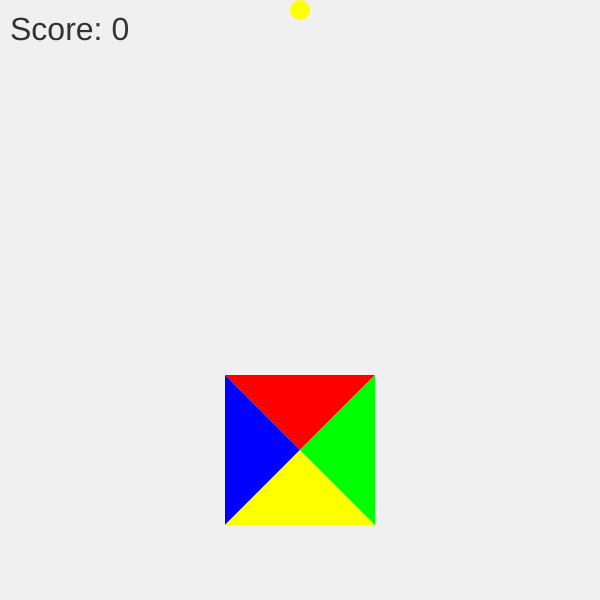
Frame 1 (no input)
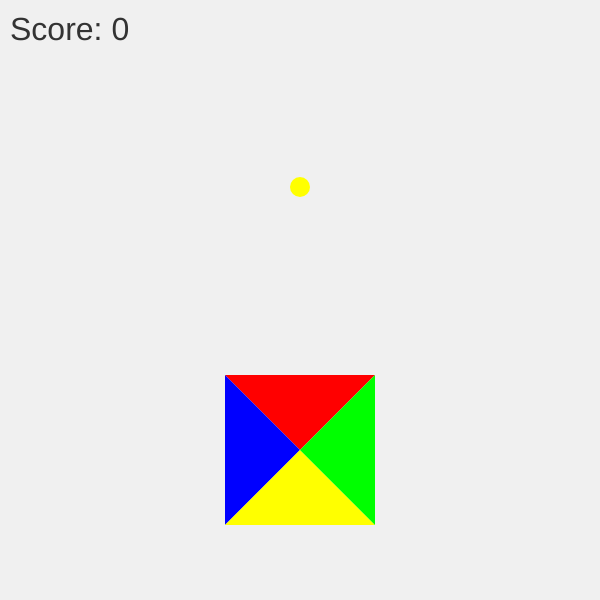
Frame 60 (no input)
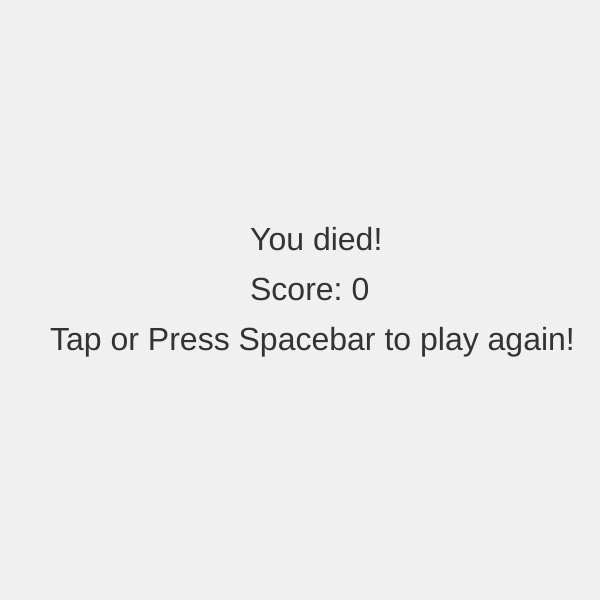
Frame 120 (the mouse pressed at the canvas centre since frame 60)

The p5.js sketch that drew these frames (run headless with seeded random() and noise() and a simulated clock; from frame 60 on, the mouse is pressed at the canvas centre):

// p5.js sketch
// ── sketch.js
let tri,ball,score,cnv;
let isDead = false;

function centerCanvas()
{
	let x = (windowWidth - width) / 2;
	let y = (windowHeight - height) / 2;
	cnv.position(x,y);
}

function windowResized()
{
	centerCanvas();
}

function setup()
{
	cnv = createCanvas(600,600);
	centerCanvas();
	score = 0;
	tri = new Triangle();
	ball = new Ball();
}

function resetSketch(){
	score = 0;
	tri = new Triangle();
	ball = new Ball();
}

function draw()
{
	background(240);
	if(isDead)
	{
		fill(51);
		textSize(32);
		text("You died!",width/2-50,height/2-50);
		text("Score: " + score,width/2-50,height/2);
		text("Tap or Press Spacebar to play again!",50,height/2+50);
	}
	else
	{
	tri.show();	
	ball.show();
	ball.update();

	if(tri.hits(ball))
	{
		score++;
		ball.reset();
	}

	if(tri.wrongHits(ball))
		isDead = true;

	fill(51);
	textSize(32);
	text("Score: " + score,10,40);
	}
}

function mousePressed()
{
	if(isDead){
		isDead = false;
		resetSketch();
	}
	else
		tri.rotate();
}

function keyPressed(){
	if(isDead && key == " "){
		isDead = false;
		resetSketch();
	}
}

// ── ball.js
function Ball()
{
	this.r = 10;
	this.x = width/2;
	this.y = this.r;
	this.ydir = 3;
	this.ballColor;
	this.code = 0;
	this.prevCode = -1;
	this.isFirstLaunch = true;

	this.show = function(){
		if(this.isFirstLaunch)
		{
			this.selectColor();
			this.isFirstLaunch = false;
		}
		fill(this.ballColor);
		noStroke();
		ellipseMode(CENTER);
		ellipse(this.x,this.y,this.r*2,this.r*2);
	}

	this.update = function(){
		this.y += this.ydir;
		if(this.y > height - this.r)
			this.reset();
	}

	this.reset = function(){
		this.y = this.r;
		this.selectColor();
	}

	this.selectColor = function(){
		do
		{
			this.code = floor(random(4)) + 1;
		} while(this.code === this.prevCode);
		this.prevCode = this.code;
		switch(this.code)
		{
			case 1:
				this.ballColor = color("red");
				break;
			case 2:
				this.ballColor = color('rgb(0,0,255)');
				break;
			case 3:
				this.ballColor = color("yellow");
				break;
			case 4:
				this.ballColor = color('#0f0');
				break;
		}
	}

}
// ── triangle.js
function Triangle()
{
	this.l = 150;
	this.x = this.l/2;
	this.y = this.l/2;
	this.angle = 0;
	this.nextAngle = this.angle;
	this.code = 1;

	this.show = function(){
		translate(width/2,height/2+this.l);
		if(this.angle < this.nextAngle)
			this.angle += 0.07;
		else if(this.angle >= this.nextAngle)
			this.angle = this.nextAngle;
		rotate(this.angle);
		noStroke();
		fill("red");
		triangle(-this.x, -this.y,this.x,-this.y,0,0);
		fill('rgb(0,0,255)');	//Blue color
		triangle(-this.x,-this.y,-this.x,this.y,0,0);
		fill("yellow");
		triangle(-this.x,this.y,this.x,this.y,0,0);
		fill('#0f0');	//Hex code for green
		triangle(this.x,this.y,this.x,-this.y,0,0);
		rotate(-this.angle);
		translate(-width/2,-(height/2+this.l));
	}

	this.rotate = function(){
		this.nextAngle = this.nextAngle + PI/2;
		this.code++;
		if(this.nextAngle === TWO_PI)
			this.code = 1;
		else if(this.nextAngle > TWO_PI)			//Greater than 270 Degrees, then make it 0 to avoid large values of angle
		{
			this.nextAngle = PI/2;
			this.angle = 0;
		}
	}

	this.hits = function(ball){
		if(dist(width/2,height/2+this.l/2,ball.x,ball.y) < ball.r && this.code === ball.code)
			return true;
		
	}

	this.wrongHits = function(ball){
		if(dist(width/2,height/2+this.l/2,ball.x,ball.y) < ball.r && this.code !== ball.code)
			return true;	
	}

}
